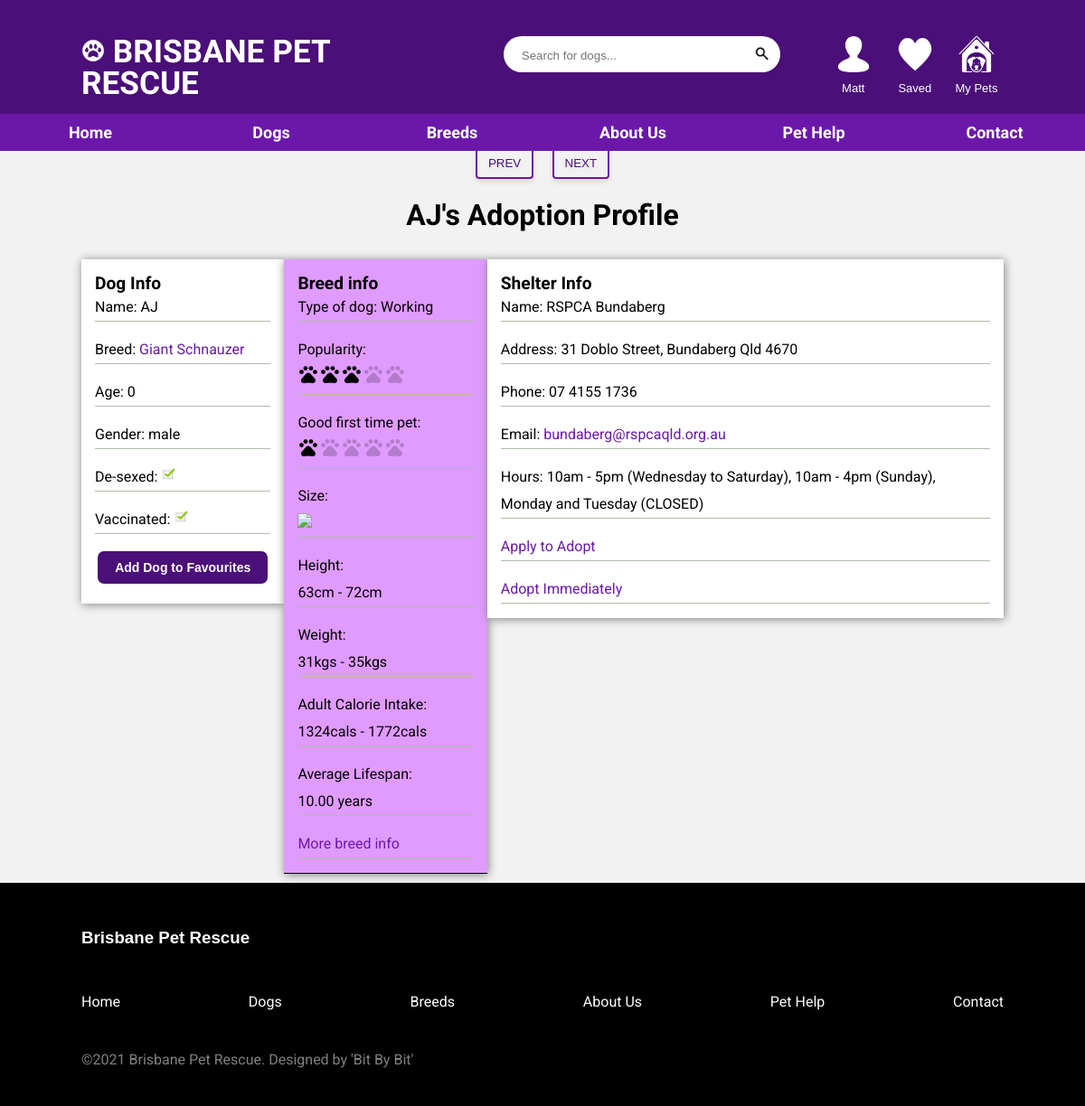
Page /dog-profile.php?dog_id=345 (signed in) on the committed database.
### tables this page shows
CREATE TABLE `dogs` (
  `dog_id` int(11) NOT NULL,
  `owner_id` int(11) DEFAULT NULL,
  `shelter_id` int(11) NOT NULL,
  `breed_id` int(11) NOT NULL,
  `name` varchar(32) NOT NULL,
  `age` int(11) NOT NULL,
  `dob` date NOT NULL,
  `gender` varchar(6) NOT NULL,
  `desexed` tinyint(1) NOT NULL,
  `vaccinated` tinyint(1) NOT NULL,
  `council_registration_id` int(11) DEFAULT NULL,
  `fee` int(11) NOT NULL,
  `adoption_date` date DEFAULT NULL,
  `last_worming_medication` date DEFAULT NULL,
  `worming_medication_frequency` int(11) DEFAULT NULL,
  `last_tick_medication` date DEFAULT NULL,
  `tick_medication_frequency` int(11) DEFAULT NULL
);

CREATE TABLE `dog_breeds` (
  `breed_id` int(11) NOT NULL,
  `Breed` varchar(64) NOT NULL,
  `height_low` int(11) NOT NULL,
  `height_high` int(11) NOT NULL,
  `weight_low` int(11) NOT NULL,
  `weight_high` int(11) NOT NULL,
  `height_class` int(11) NOT NULL,
  `weight_class` int(11) NOT NULL,
  `adult_cal_intake_low` int(11) NOT NULL,
  `adult_cal_intake_high` int(11) NOT NULL,
  `intelligence_desc` varchar(64) NOT NULL,
  `obey_perc` decimal(4,2) NOT NULL,
  `training_reps_low` int(11) NOT NULL,
  `training_reps_high` int(11) NOT NULL,
  `intelligence_class` int(11) NOT NULL,
  `adaptability_class` int(11) NOT NULL,
  `general_friendliness_class` int(11) NOT NULL,
  `apartment_living_class` int(11) NOT NULL,
  `family_affectionate_class` int(11) NOT NULL,
  `shedding_amount_class` int(11) NOT NULL,
  `dog_friendly_class` int(11) NOT NULL,
  `drooling_potential_class` int(11) NOT NULL,
  `ease_of_grooming_class` int(11) NOT NULL,
  `energy_level_class` int(11) NOT NULL,
  `exercise_needs_class` int(11) NOT NULL,
  `friendly_toward_strangers_class` int(11) NOT NULL,
  `general_health_class` int(11) NOT NULL,
  `good_for_novice_owners` int(11) NOT NULL,
  `incredibly_kid_friendly_class` int(11) NOT NULL,
  `intensity_class` int(11) NOT NULL,
  `potential_for_mouthiness_class` int(11) NOT NULL,
  `potential_for_playfulness_class` int(11) NOT NULL,
  `potential_for_weight_gain_class` int(11) NOT NULL,
  `prey_drive_class` int(11) NOT NULL,
  `sensitivity_class` int(11) NOT NULL,
  `size_class` int(11) NOT NULL,
  `tendency_to_bark_or_howl_class` int(11) NOT NULL,
  `tolerates_being_alone_class` int(11) NOT NULL,
  `tolerates_cold_weather_class` int(11) NOT NULL,
  `tolerates_hot_weather_class` int(11) NOT NULL,
  `wanderlust_potential_class` int(11) NOT NULL,
  `watchdog_class` int(11) NOT NULL,
  `type_of_dog` varchar(16) NOT NULL,
  `average_lifespan` decimal(5,2) NOT NULL,
  `genetic_conditions` varchar(256) NOT NULL,
  `genetic_diseases` varchar(256) NOT NULL,
  `lifetime_cost_class` int(11) NOT NULL,
  `average_lifespan_class` int(11) NOT NULL,
  `average_purchase_price_class` int(11) NOT NULL,
  `popularity_class` int(11) NOT NULL
);

CREATE TABLE `shelters` (
  `shelter_id` int(11) NOT NULL,
  `name` varchar(64) DEFAULT NULL,
  `address` varchar(256) DEFAULT NULL,
  `phone` varchar(16) DEFAULT NULL,
  `hours` varchar(256) DEFAULT NULL,
  `email` varchar(64) DEFAULT NULL
);

### dog-profile.php (the view, shortened to what this page needs)
<!DOCTYPE html>
<html lang="en">
<head>
    <?php include('partials/head.php'); ?>
    <link rel="stylesheet" href="css/glide.core.css">
    <link rel="stylesheet" href="css/glide.theme.css">
</head>
<body>
    <?php include('partials/menu.php'); ?>
    <?php
    if (isset($_GET['dog_id'])) {
        $dog_id = $_GET['dog_id'];
    } else {
        header('location:' . SITEURL);
    }
    ?>
    <section class="profile-section">
        <div class="container">
            <?php
            $sql2 = "SELECT path, alt_text FROM dog_breeds AS b, breed_image as i, dogs as d WHERE b.breed_id = i.breed_id AND b.breed_id=d.breed_id AND d.dog_id=$dog_id ORDER BY main_image DESC";
            $res2 = mysqli_query($conn, $sql2);
            $count2 = mysqli_num_rows($res2);
            if ($count2 > 0) {
            ?>
                <div class="glide">
                    <div class="glide__track" data-glide-el="track">
                        <ul class="glide__slides">
                            <?php
                            while ($row2 = mysqli_fetch_assoc($res2)) {
                                $image_name = $row2['path'];
                                $image_alt = $row2['alt_text'];
                                if ($image_name == "") {
                                    echo "<div class='error'>Image not Available.</div>";
                                } else {
                            ?>
                                    <li class="glide__slide"><img src="<?php echo SITEURL . $image_name; ?>" alt="<?php echo $image_alt; ?>"></li>
                        <?php
                                }
                            }
                        }
                        ?>
                        </ul>
                    </div>
                    <div class="glide__arrows" data-glide-el="controls">
                        <button class="glide__arrow glide__arrow--left" data-glide-dir="<">prev</button>
                        <button class="glide__arrow glide__arrow--right" data-glide-dir=">">next</button>
                    </div>
                </div>
                <div class="profile-info">
                    <?php
                    $sql3 = "SELECT d.name as d_name, d.dog_id as dog_id, Breed, age, gender, desexed, vaccinated, owner_id, type_of_dog, popularity_class, good_for_novice_owners, size_class, height_low, height_high, weight_low, weight_high, adult_cal_intake_low, adult_cal_intake_high, average_lifespan, b.breed_id as breed_id, s.name as s_name, address, phone, hours, email FROM dogs as d, dog_breeds as b, shelters as s WHERE d.breed_id = b.breed_id AND s.shelter_id = d.shelter_id AND d.dog_id=$dog_id";
                    $res3 = mysqli_query($conn, $sql3);
                    $row3 = mysqli_fetch_assoc($res3);
                    ?>
                    <h2 class="profile-title center-txt"><?php echo $row3['d_name']; ?>'s Adoption Profile</h2>
                    <div class="dog-information-boxes">
                        <div class="dog-info-box">
                            <h4>Dog Info</h4>
                            <p>Name: <?php echo $row3['d_name']; ?></p>
                            <p>Breed: <a href="/breed-profile.php?breed_id=<?php echo $row3['breed_id']; ?>"><?php echo $row3['Breed']; ?></a></p>
                            <p>Age: <?php echo $row3['age']; ?></p>
                            <p>Gender: <?php echo $row3['gender']; ?></p>
                            <p>De-sexed: <img src='/images/icons/boolean-checkbox-<?php echo $row3['desexed']; ?>.png' width='8%'></p>
                            <p>Vaccinated: <img src='/images/icons/boolean-checkbox-<?php echo $row3['vaccinated']; ?>.png' width='8%'></p>
                            <form method='POST' action='/form_submissions/favourite_dog.php'>
                                <button type='submit' name='dog_id' value='<?php echo $row3['dog_id']; ?>' class="hero-btn hero-btn-alt small-btn">
                                    Add Dog to Favourites
                                </button>
                            </form>
                            <br>
                        </div>
                        <div class="dog-info-box">
                            <h4>Breed info</h4>
                            <p>Type of dog: <span style="text-transform: capitalize;"><?php echo $row3['type_of_dog']; ?></span></p>
                            <p>Popularity: <br><?php echo str_repeat("<img src='/images/icons/star-full.png'>", $row3['popularity_class'])
                                                    . str_repeat("<img src='/images/icons/star-full.png' style=opacity:0.2>", 5 - $row3['popularity_class']); ?></p>
                            <p>Good first time pet: <br><?php echo str_repeat("<img src='/images/icons/star-full.png'>", $row3['good_for_novice_owners'])
                                                            . str_repeat("<img src='/images/icons/star-full.png' style='opacity:0.2'>", 5 - $row3['good_for_novice_owners']); ?></p>
                            <p>Size: <br><img src='images/icons/dog_size_<?php echo $row3['size_class']; ?>' style="width: 120px"></p>
                            <p>Height: <br><?php echo $row3['height_low']; ?>cm - <?php echo $row3['height_high']; ?>cm</p>
                            <p>Weight: <br><?php echo $row3['weight_low']; ?>kgs - <?php echo $row3['weight_high']; ?>kgs</p>
                            <p>Adult Calorie Intake:
                                <br><?php echo $row3['adult_cal_intake_low'] . "cals - "
                                        . $row3['adult_cal_intake_high'] . "cals"; ?>
                            </p>
                            <p>Average Lifespan: <br><?php echo $row3['average_lifespan']; ?> years</p>
                            <p><a href="/breed-profile.php?breed_id=<?php echo $row3['breed_id']; ?>">More breed info</a></p>
                        </div>
                        <div class="dog-info-box">
                            <h4>Shelter Info</h4>
                            <p>Name: <?php echo $row3['s_name']; ?></p>
                            <p>Address: <?php echo $row3['address']; ?></p>
                            <p>Phone: <?php echo $row3['phone']; ?></p>
                            <p>Email: <a href="mailto:<?php echo $row3['email']; ?>"><?php echo $row3['email']; ?></a></p>
                            <p>Hours: <?php echo $row3['hours']; ?></p>
                            <?php if (is_null($row3["owner_id"])) { ?>
                                <p><a href="https://form.jotform.com/212502680325043?<?php echo str_replace(' ', '%20', "shelterName=" . $row3['s_name'] . "&shelterEmail=" . $row3['email'] . "&dogId=" . $dog_id . "&dogName=" . $row3['d_name']); ?>">Apply to Adopt</a></p>
                                <p><a href="/form_submissions/adopt_pet.php?dog_id=<?php echo $dog_id; ?>">Adopt Immediately</a></p>
                            <?php } else if (!isset($_SESSION['user_id']) || $row3["owner_id"] != get_userid()) { ?>
                                <p>Sorry, <?php echo $row3['d_name']; ?> has already been adopted.</p>
                            <?php } else { ?>
                                <p><?php echo $row3['d_name']; ?> belongs to you!</p>
                            <?php } ?>
                        </div>
                    </div>
                </div>
        </div>
    </section>
    <?php include('partials/footer.php'); ?>
</body>
</html>

### css/style.css (style rules this page uses)
:root { --navbarHeight: 130px; --mainColor: #4A0F78; --secondaryColor: #6b18aa; --titleColor: white; --h1Color: #989898; --h2Color: white; --background: rgba(0, 0, 0, 0.05); }
* { margin:0; padding:0; box-sizing: border-box; }
html { scroll-behavior: smooth; }
body { font-family: 'Roboto', Arial, Helvetica, sans-serif; font-size: 16px; }
.container { width: 80%; margin: 0 auto; }
a { text-decoration: none; color: var(--secondaryColor); }
ul { list-style-type: none; }
p { font-weight: 400; line-height: 30px; }
button { background-color: transparent; cursor: pointer; border: none; }
.container { width: 85%; margin: 0 auto; }
.center-txt { text-align: center; }
.hero-btn { border: 3px solid white; border-radius: 10px; padding: 15px 30px; font-weight: bold; background-color: var(--mainColor); color: white; width: 100%; text-decoration: none; }
.small-btn { padding: 10px 15px; max-width: 300px; font-size: 14px; }
p { display: block; margin-block-end: 1em; margin-inline-start: 0; margin-inline-end: 0; }
.profile-title { font-size: 2em; margin-top: 2%; }
.profile-section { padding-top: 7%; background-color: var(--background); }
.dog-information-boxes { margin-top: 3%; display: flex; justify-content: space-evenly; }
.dog-info-box { margin-bottom: 1%; height: fit-content; width: fit-content; min-width: 22%; max-height: 50%; padding-top: 15px; padding-left: 15px; padding-right: 15px; text-align: left; background-color: white; box-shadow: 1px 1px 10px grey; }
.dog-info-box p { border-bottom: 1px solid #afbdaa; }
.dog-info-box h4 { font-size: 1.2em; }
.dog-info-box:nth-of-type(even) { background-color: rgb(224, 155, 255); border-bottom: 1px solid black; }

### css/glide.core.css (style rules this page uses)
.glide { position: relative; width: 100%; box-sizing: border-box; margin-top: 3%; }
.glide * { box-sizing: inherit; }
.glide__track { overflow: hidden; }
.glide__slides { position: relative; width: 100%; list-style: none; backface-visibility: hidden; transform-style: preserve-3d; touch-action: pan-Y; overflow: hidden; padding: 0; white-space: nowrap; display: flex; flex-wrap: nowrap; will-change: transform; }
.glide__slide { width: 100%; height: 100%; flex-shrink: 0; white-space: normal; user-select: none; -webkit-touch-callout: none; -webkit-tap-highlight-color: transparent; }
.glide__arrows { -webkit-touch-callout: none; user-select: none; margin-top: 1%; display: flex; justify-content: center; }

### css/glide.theme.css (style rules this page uses)
.glide__arrow { margin-left: 1%; margin-right: 1%; display: block; z-index: 2; color: #4A0F78; text-transform: uppercase; padding: 9px 12px; background-color: transparent; border: 2px solid #6b18aa; border-radius: 4px; box-shadow: 0 0.25em 0.5em 0 rgba(0, 0, 0, 0.1); text-shadow: 0 0.25em 0.5em rgba(0, 0, 0, 0.1); opacity: 1; cursor: pointer; transition: opacity 150ms ease, border 300ms ease-in-out; line-height: 1; }
.glide__arrow--left { left: 2em; }
.glide__arrow--right { right: 2em; }

### rows in the picture
dogs: name "AJ", breed.Breed "Giant Schnauzer", age "0", gender "male", breed.type_of_dog "Working", breed.height_low "63", breed.height_high "72", breed.weight_low "31", breed.weight_high "35", breed.adult_cal_intake_low "1324", breed.adult_cal_intake_high "1772", breed.average_lifespan "10.00", shelter.name "RSPCA Bundaberg", shelter.address "31 Doblo Street, Bundaberg Qld 4670", shelter.phone "07 4155 1736", shelter.email "bundaberg@rspcaqld.org.au", shelter.hours "10am - 5pm (Wednesday to Saturday), 10am - 4pm (Sunday), Monday and Tuesday (CLOSED)"

### other values in the picture
$login_caption "Matt"
